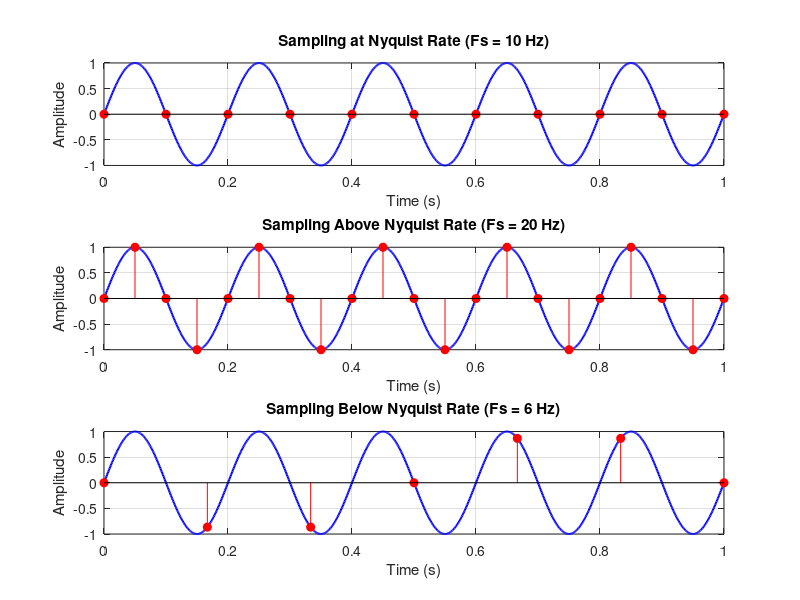

Reproduce this figure in MATLAB.
%{
Problem 4: Sampling of Analog Signal
Sample a sine wave at:
• Nyquist rate 
• Above Nyquist 
• Below Nyquist
Plot and compare.
%}

clc;
clear;
close all;

% Signal parameters
f = 5;              % Signal frequency (Hz)
t = 0:0.001:1;      % Continuous time
x = sin(2*pi*f*t);  % Analog sine wave

% Sampling frequencies
Fs1 = 10;   % Nyquist rate
Fs2 = 20;   % Above Nyquist
Fs3 = 6;    % Below Nyquist

% Sampled signals
t1 = 0:1/Fs1:1;
x1 = sin(2*pi*f*t1);

t2 = 0:1/Fs2:1;
x2 = sin(2*pi*f*t2);

t3 = 0:1/Fs3:1;
x3 = sin(2*pi*f*t3);

% Plotting
figure;

% Nyquist Rate
subplot(3,1,1);
plot(t, x, 'b', 'LineWidth', 1.5);
hold on;
stem(t1, x1, 'r', 'filled');
grid on;
title('Sampling at Nyquist Rate (Fs = 10 Hz)');
xlabel('Time (s)');
ylabel('Amplitude');


% Above Nyquist
subplot(3,1,2);
plot(t, x, 'b', 'LineWidth', 1.5);
hold on;
stem(t2, x2, 'r', 'filled');
grid on;
title('Sampling Above Nyquist Rate (Fs = 20 Hz)');
xlabel('Time (s)');
ylabel('Amplitude');


% Below Nyquist
subplot(3,1,3);
plot(t, x, 'b', 'LineWidth', 1.5);
hold on;
stem(t3, x3, 'r', 'filled');
grid on;
title('Sampling Below Nyquist Rate (Fs = 6 Hz)');
xlabel('Time (s)');
ylabel('Amplitude');
